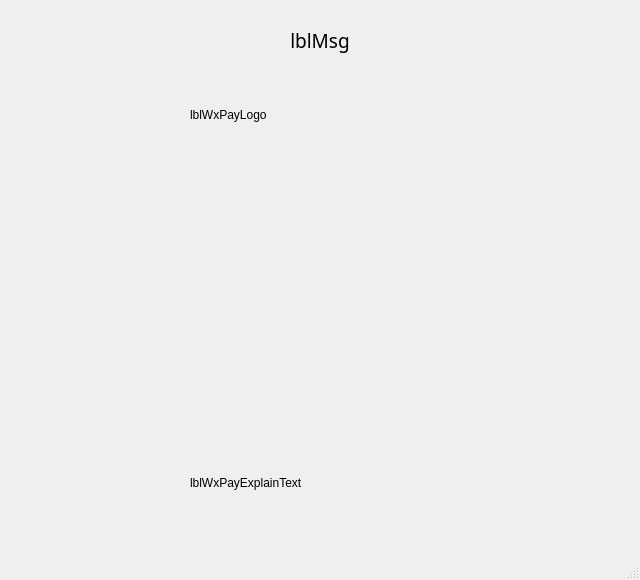
<?xml version="1.0" encoding="UTF-8"?>
<ui version="4.0">
 <class>TaoWxPay</class>
 <widget class="QMainWindow" name="TaoWxPay">
  <property name="windowModality">
   <enum>Qt::ApplicationModal</enum>
  </property>
  <property name="geometry">
   <rect>
    <x>0</x>
    <y>0</y>
    <width>640</width>
    <height>580</height>
   </rect>
  </property>
  <property name="minimumSize">
   <size>
    <width>640</width>
    <height>580</height>
   </size>
  </property>
  <property name="maximumSize">
   <size>
    <width>640</width>
    <height>580</height>
   </size>
  </property>
  <property name="windowTitle">
   <string>MainWindow</string>
  </property>
  <widget class="QWidget" name="centralwidget">
   <widget class="QWidget" name="verticalLayoutWidget">
    <property name="geometry">
     <rect>
      <x>190</x>
      <y>170</y>
      <width>271</width>
      <height>251</height>
     </rect>
    </property>
    <layout class="QVBoxLayout" name="vLayOut"/>
   </widget>
   <widget class="QLabel" name="lblMsg">
    <property name="geometry">
     <rect>
      <x>40</x>
      <y>10</y>
      <width>560</width>
      <height>61</height>
     </rect>
    </property>
    <property name="font">
     <font>
      <family>宋体</family>
      <pointsize>14</pointsize>
     </font>
    </property>
    <property name="text">
     <string>lblMsg</string>
    </property>
    <property name="alignment">
     <set>Qt::AlignCenter</set>
    </property>
   </widget>
   <widget class="QLabel" name="lblWxPayLogo">
    <property name="geometry">
     <rect>
      <x>190</x>
      <y>80</y>
      <width>260</width>
      <height>70</height>
     </rect>
    </property>
    <property name="text">
     <string>lblWxPayLogo</string>
    </property>
   </widget>
   <widget class="QLabel" name="lblWxPayExplainText">
    <property name="geometry">
     <rect>
      <x>190</x>
      <y>440</y>
      <width>260</width>
      <height>86</height>
     </rect>
    </property>
    <property name="text">
     <string>lblWxPayExplainText</string>
    </property>
   </widget>
  </widget>
  <widget class="QMenuBar" name="menubar">
   <property name="geometry">
    <rect>
     <x>0</x>
     <y>0</y>
     <width>640</width>
     <height>23</height>
    </rect>
   </property>
  </widget>
  <widget class="QStatusBar" name="statusbar"/>
 </widget>
 <resources/>
 <connections/>
</ui>
